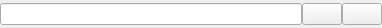
<?xml version="1.0" encoding="UTF-8"?>
<ui version="4.0">
 <class>FileChooser</class>
 <widget class="QWidget" name="FileChooser">
  <property name="geometry">
   <rect>
    <x>0</x>
    <y>0</y>
    <width>382</width>
    <height>28</height>
   </rect>
  </property>
  <property name="sizePolicy">
   <sizepolicy hsizetype="Preferred" vsizetype="Fixed">
    <horstretch>0</horstretch>
    <verstretch>0</verstretch>
   </sizepolicy>
  </property>
  <property name="windowTitle">
   <string>Form</string>
  </property>
  <layout class="QHBoxLayout" name="horizontalLayout">
   <property name="spacing">
    <number>0</number>
   </property>
   <property name="margin">
    <number>0</number>
   </property>
   <item>
    <widget class="QLineEdit" name="filenameTextBox">
     <property name="text">
      <string/>
     </property>
    </widget>
   </item>
   <item>
    <widget class="QPushButton" name="btnSelectFile">
     <property name="sizePolicy">
      <sizepolicy hsizetype="Fixed" vsizetype="Fixed">
       <horstretch>0</horstretch>
       <verstretch>0</verstretch>
      </sizepolicy>
     </property>
     <property name="text">
      <string/>
     </property>
     <property name="icon">
      <iconset resource="../resources.qrc">
       <normaloff>:/folder-open.png</normaloff>:/folder-open.png</iconset>
     </property>
    </widget>
   </item>
   <item>
    <widget class="QPushButton" name="btnReset">
     <property name="sizePolicy">
      <sizepolicy hsizetype="Fixed" vsizetype="Fixed">
       <horstretch>0</horstretch>
       <verstretch>0</verstretch>
      </sizepolicy>
     </property>
     <property name="text">
      <string/>
     </property>
     <property name="icon">
      <iconset resource="../resources.qrc">
       <normaloff>:/edit-undo.png</normaloff>:/edit-undo.png</iconset>
     </property>
    </widget>
   </item>
  </layout>
 </widget>
 <resources>
  <include location="../resources.qrc"/>
 </resources>
 <connections/>
</ui>
